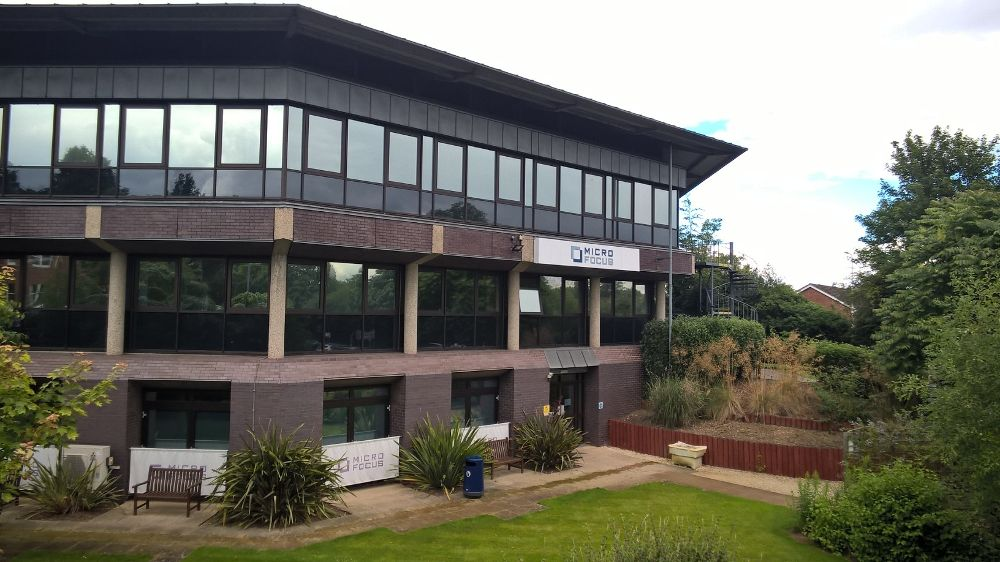
#> input picture mf.jpg, 1000 x 562 px
$ jupyter execute MF4.4.ipynb   (shell and % lines are left out)
#> lines starting #> are read from the running program, lines starting #| are printed output that depends on the picture
### Clustering
#### KMeans

[cell 1]
from sklearn.cluster import KMeans

[cell 2]
from skimage.io import imread
import matplotlib.pyplot as plt

[cell 3]
img = imread('mf.jpg')
#> img is the input picture: shape (562, 1000, 3); mean R, G, B 109.1, 108.9, 98.8

[cell 4]
plt.imshow(img)

[cell 5]
img = img/255.0

[cell 6]
kmeans = KMeans(n_clusters=4)

[cell 7]
img.shape
#> Out = (562, 1000, 3)

[cell 8]
kmeans.fit(img.reshape(-1,3))

[cell 9]
img.reshape(-1,3).shape
#> Out = (562000, 3)

[cell 10]
kmeans.cluster_centers_

[cell 11]
kmeans.labels_

[cell 12]
new_img = kmeans.cluster_centers_[kmeans.labels_]

[cell 13]
plt.imshow(new_img.reshape(562,1000,3))
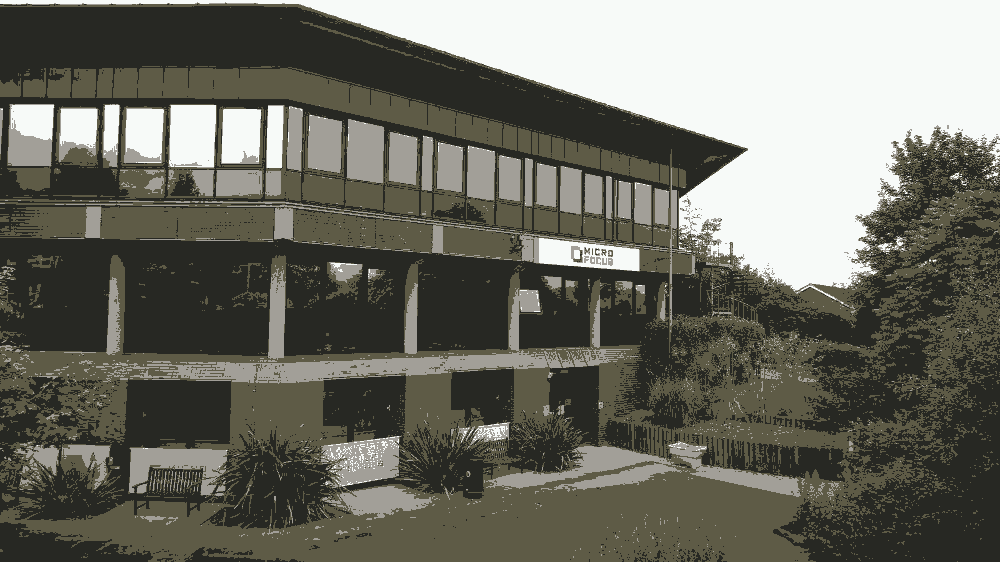
#> shown: shape (562, 1000, 3) float64; mean R, G, B 0.428, 0.427, 0.387

### Optimum Clusters

[cell 14]
from sklearn.datasets import load_digits

[cell 15]
digits = load_digits()

[cell 16]
digits.data.shape

[cell 17]
scores = []
models = []
for i in range(1,20):
    kmeans = KMeans(n_clusters=i)
    kmeans.fit(digits.data)
    models.append(kmeans)
    scores.append(-1 * kmeans.score(digits.data))

[cell 18]
plt.plot(scores)
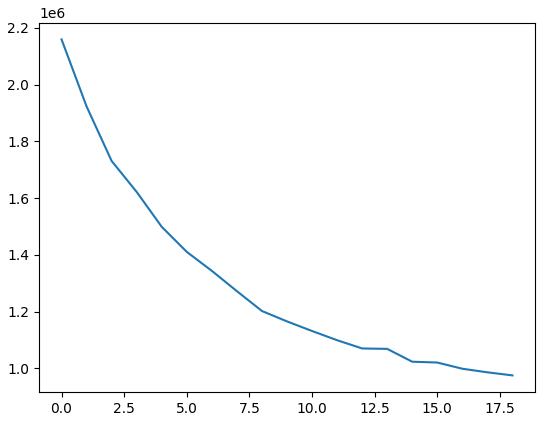
#> figure drawn by matplotlib, 1 panel; curve peaks at x = 0, y = 2159057.3

[cell 19]
l = models[9].labels_

[cell 20]
import matplotlib.pyplot as plt
plt.imshow(models[9].cluster_centers_[0].reshape(8,8),cmap='gray')
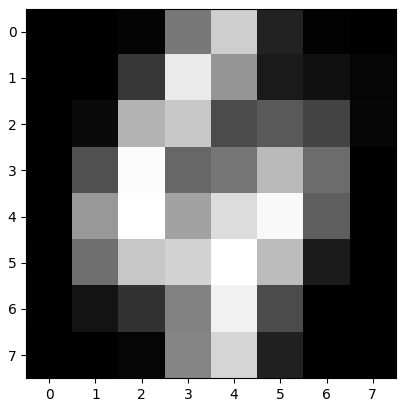
#> figure drawn by matplotlib, 1 panel

[cell 21]
from sklearn.cluster import MeanShift

[cell 22]
ms = MeanShift(n_jobs=-1)

[cell 23]
from sklearn.datasets import make_blobs

[cell 24]
X,Y= make_blobs(n_features=2,centers=2,n_samples=1000)

[cell 25]
plt.scatter(X[:,0],X[:,1],s=10,c=Y)
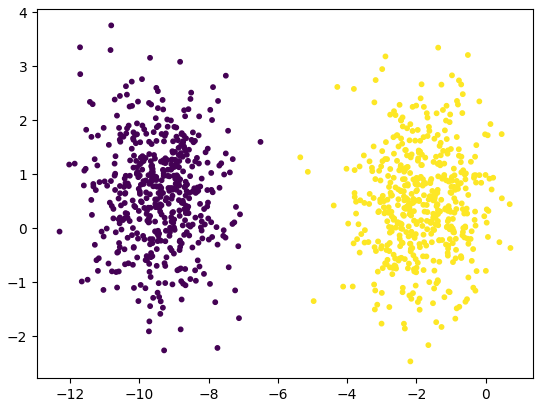
#> figure drawn by matplotlib, 1 panel

[cell 26]
ms.fit(X)

[cell 27]
plt.scatter(X[:,0],X[:,1],s=10,c=ms.labels_)
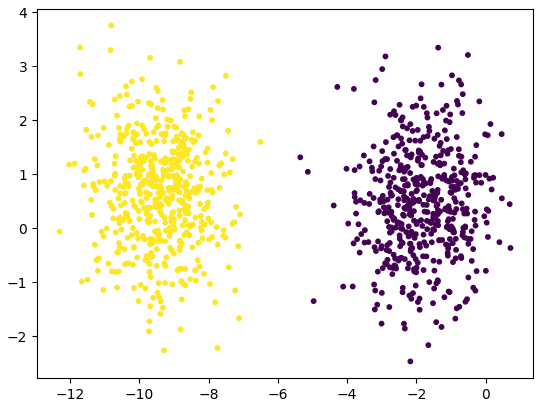
#> figure drawn by matplotlib, 1 panel
